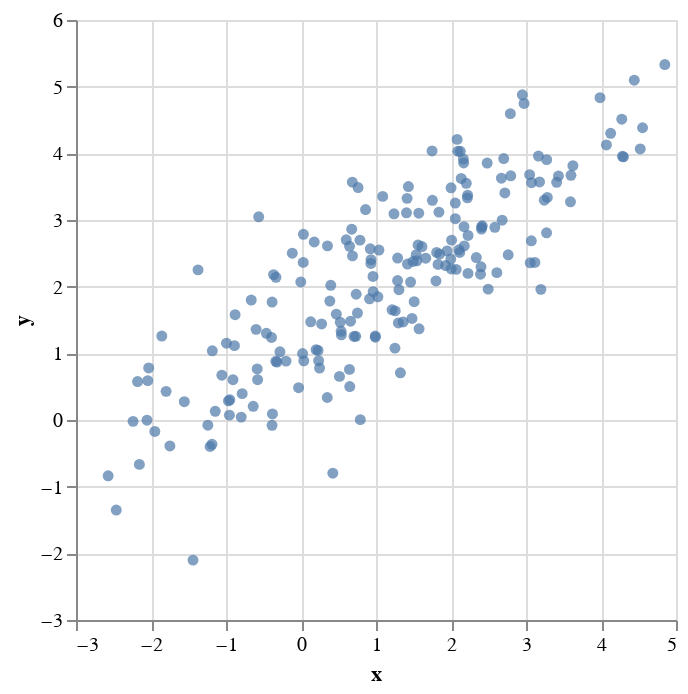

The code cell stored with this chart in its notebook:
### Code cell
μ = [1.0,2.0]
Σ = [3.0 2.0;
     2.0 2.0]
d = Distributions.MultivariateNormal(μ,Σ)
samples = rand(d,200)';
QuickVega.scatterplot(samples)

### Figure 1 — Vega-Lite specification as saved in the notebook (floating-point values rounded to 4 significant figures; data arrays with more than 128 entries replaced by an {"elided": "..."} marker saying what was removed)
{"data": {"values": {"elided": "200 records"}}, "encoding": {"x": {"field": "x", "type": "quantitative"}, "y": {"field": "y", "type": "quantitative"}}, "mark": "circle"}
